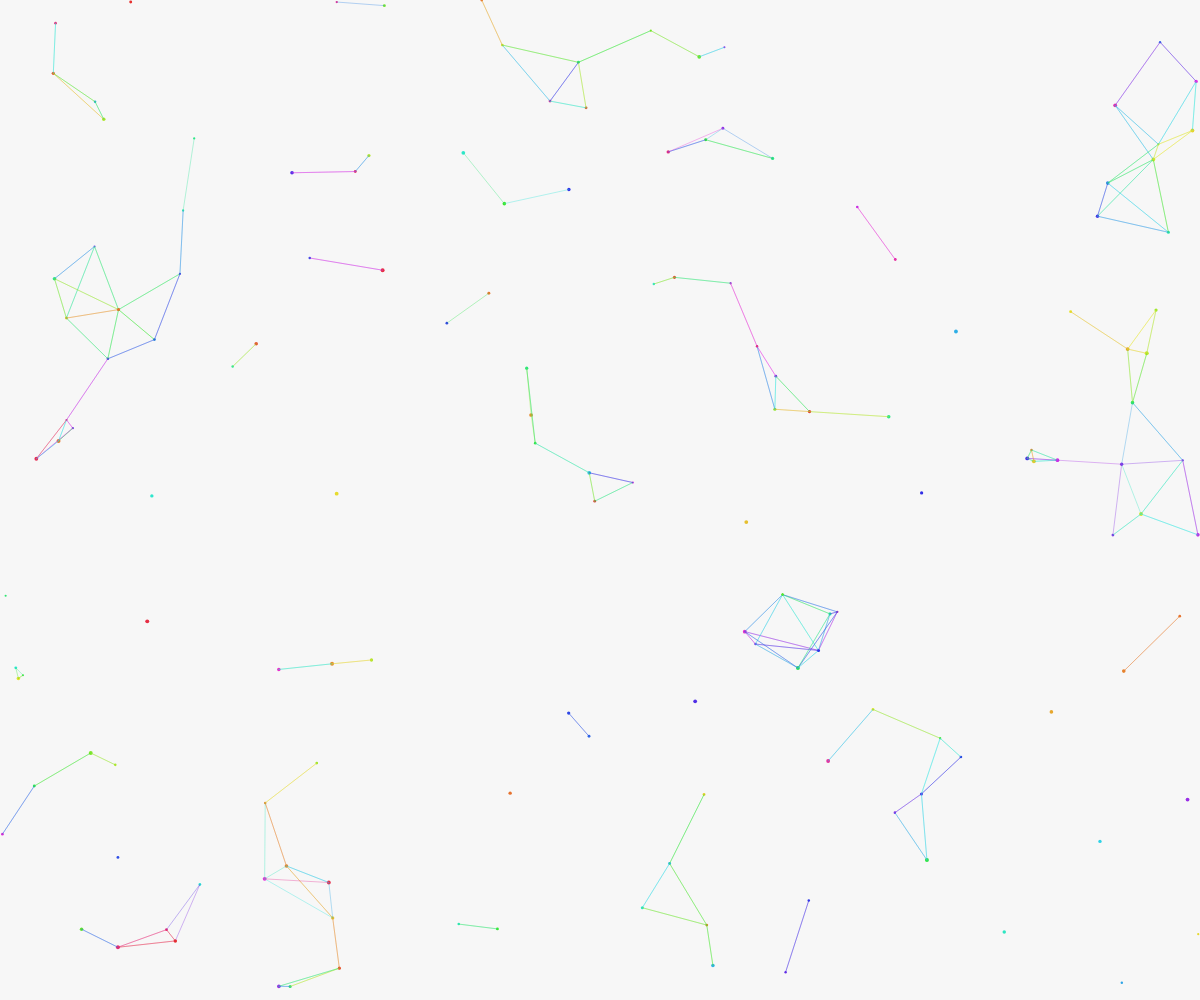
Frame 1 (no input)
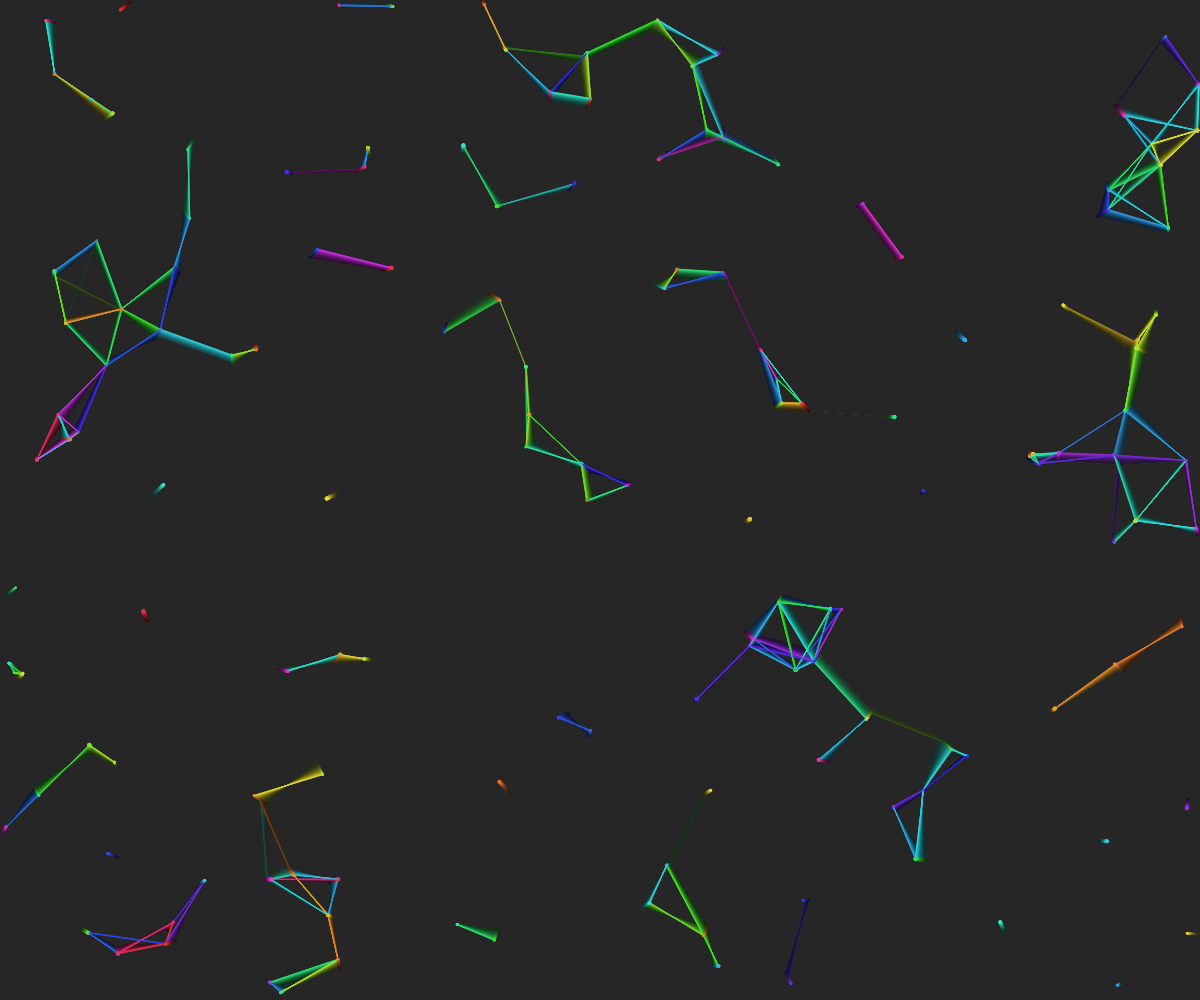
Frame 60 (no input)
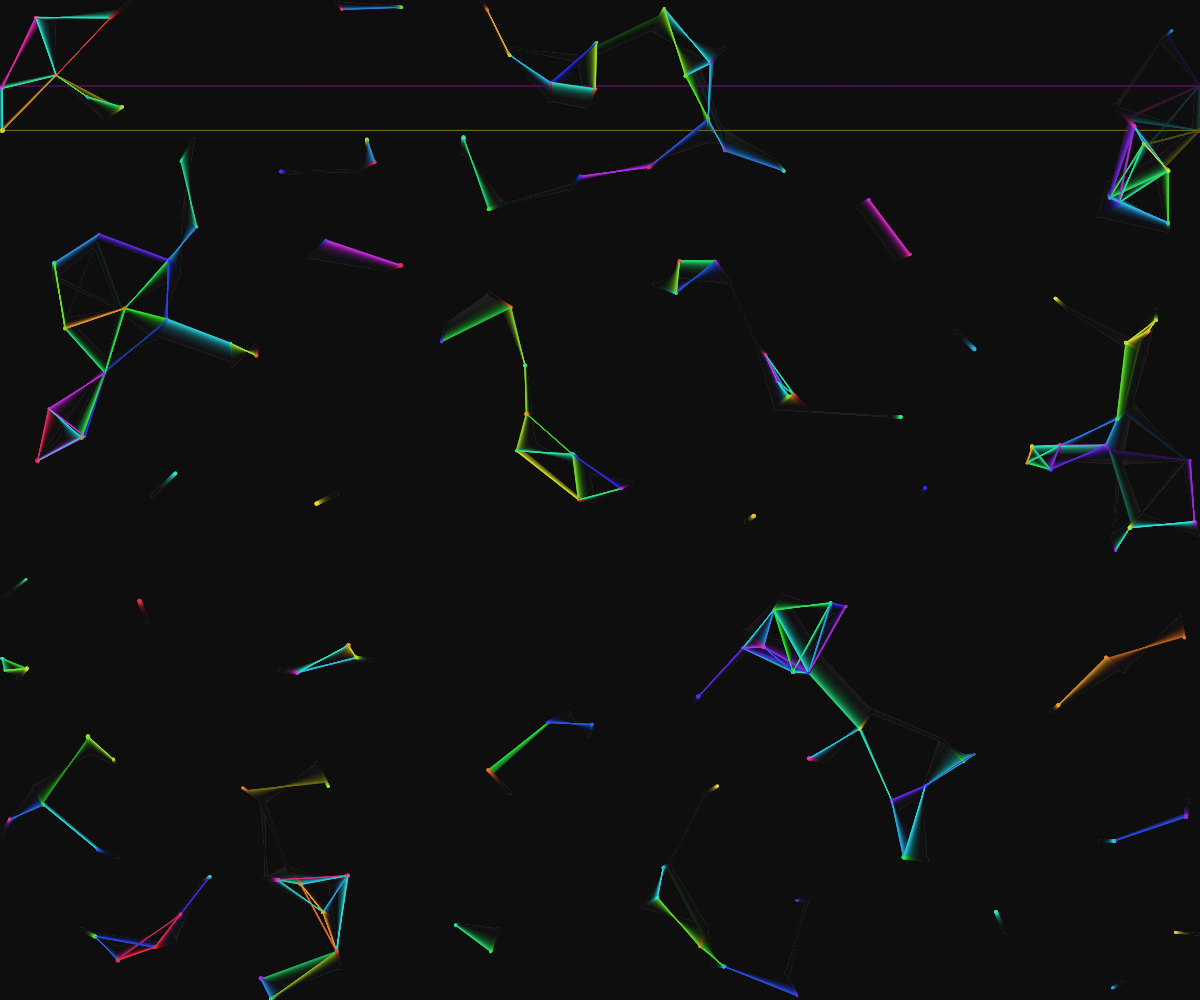
Frame 120 (the mouse pressed at the canvas centre since frame 60)

The p5.js sketch that drew these frames (run headless with seeded random() and noise() and a simulated clock; from frame 60 on, the mouse is pressed at the canvas centre):

// p5.js sketch
// ── sketch.js
let particles = [];
const particleCount = 150;
const connectionDistance = 80;
const attractionStrength = 0.03;
const repulsionStrength = 0.3;
const gridCellSize = 60;
let grid = [];
let triplePoints = [];

function setup() {
  createCanvas(windowWidth, windowHeight);
  colorMode(HSB, 360, 100, 100, 1);
  
  // Initialize particles
  for (let i = 0; i < particleCount; i++) {
    particles.push({
      x: random(width),
      y: random(height),
      vx: random(-0.2, 0.2),
      vy: random(-0.2, 0.2),
      hue: random(360),
      size: random(2, 4),
      history: []
    });
  }
  
  // Initialize grid
  let cols = ceil(width / gridCellSize);
  let rows = ceil(height / gridCellSize);
  for (let i = 0; i < cols; i++) {
    grid[i] = [];
    for (let j = 0; j < rows; j++) {
      grid[i][j] = [];
    }
  }
}

function draw() {
  background(0, 0, 0, 0.03);
  
  // Clear grid
  let cols = ceil(width / gridCellSize);
  let rows = ceil(height / gridCellSize);
  for (let i = 0; i < cols; i++) {
    for (let j = 0; j < rows; j++) {
      grid[i][j] = [];
    }
  }
  
  // Update and draw particles
  for (let i = particles.length - 1; i >= 0; i--) {
    let p = particles[i];
    
    // Apply velocity
    p.x += p.vx;
    p.y += p.vy;
    
    // Add to history for trail
    p.history.push({x: p.x, y: p.y});
    if (p.history.length > 10) {
      p.history.shift();
    }
    
    // Boundary check and wraparound
    if (p.x < 0) p.x = width;
    else if (p.x > width) p.x = 0;
    if (p.y < 0) p.y = height;
    else if (p.y > height) p.y = 0;
    
    // Update grid cell
    let col = floor(p.x / gridCellSize);
    let row = floor(p.y / gridCellSize);
    if (col >= 0 && col < cols && row >= 0 && row < rows) {
      grid[col][row].push(p);
    }
    
    // Draw trail
    stroke(p.hue, 80, 90, 0.5);
    strokeWeight(1);
    beginShape();
    for (let j = 0; j < p.history.length; j++) {
      vertex(p.history[j].x, p.history[j].y);
    }
    endShape();
    
    // Draw particle
    noStroke();
    fill(p.hue, 80, 90);
    ellipse(p.x, p.y, p.size);
  }
  
  // Connect particles based on proximity using grid
  let connections = [];
  
  for (let i = 0; i < particles.length; i++) {
    if (connections.length >= 300) break;
    
    let p1 = particles[i];
    let col = floor(p1.x / gridCellSize);
    let row = floor(p1.y / gridCellSize);
    
    // Check nearby cells
    for (let dx = -1; dx <= 1; dx++) {
      if (connections.length >= 300) break;
      for (let dy = -1; dy <= 1; dy++) {
        if (connections.length >= 300) break;
        
        let ncol = col + dx;
        let nrow = row + dy;
        
        if (ncol >= 0 && ncol < cols && nrow >= 0 && nrow < rows) {
          for (let p2 of grid[ncol][nrow]) {
            if (connections.length >= 300) break;
            
            // Skip same particle
            if (p1 === p2) continue;
            
            let dx = p1.x - p2.x;
            let dy = p1.y - p2.y;
            let distanceSq = dx * dx + dy * dy;
            let distance = sqrt(distanceSq);
            
            if (distance < connectionDistance && distance > 0) {
              connections.push({
                x1: p1.x,
                y1: p1.y,
                x2: p2.x,
                y2: p2.y,
                hue1: p1.hue,
                hue2: p2.hue
              });
            }
          }
        }
      }
    }
  }
  
  // Draw connections with color blending
  for (let conn of connections) {
    let blend = (conn.hue1 + conn.hue2) / 2;
    stroke(blend, 80, 90, 0.7);
    strokeWeight(0.5);
    line(conn.x1, conn.y1, conn.x2, conn.y2);
  }
  
  // Triple confluence detection and visualization
  triplePoints = [];
  
  for (let i = 0; i < particles.length && triplePoints.length < 20; i++) {
    if (triplePoints.length >= 20) break;
    
    let p1 = particles[i];
    let col = floor(p1.x / gridCellSize);
    let row = floor(p1.y / gridCellSize);
    let nearby = [];
    
    // Check nearby cells
    for (let dx = -1; dx <= 1; dx++) {
      if (triplePoints.length >= 20) break;
      for (let dy = -1; dy <= 1; dy++) {
        if (triplePoints.length >= 20) break;
        
        let ncol = col + dx;
        let nrow = row + dy;
        
        if (ncol >= 0 && ncol < cols && nrow >= 0 && nrow < rows) {
          for (let p2 of grid[ncol][nrow]) {
            if (p1 === p2) continue;
            
            let dx = p1.x - p2.x;
            let dy = p1.y - p2.y;
            let distance = sqrt(dx * dx + dy * dy);
            
            if (distance < connectionDistance) {
              nearby.push(p2);
            }
          }
        }
      }
    }
    
    // Look for triple confluence
    if (nearby.length >= 2) {
      for (let k = 0; k < nearby.length - 1 && triplePoints.length < 20; k++) {
        for (let l = k + 1; l < nearby.length && triplePoints.length < 20; l++) {
          let p2 = nearby[k];
          let p3 = nearby[l];
          
          // Check if the three particles form a stable triangle
          let dx1 = p1.x - p2.x;
          let dy1 = p1.y - p2.y;
          let dx2 = p1.x - p3.x;
          let dy2 = p1.y - p3.y;
          
          let dist1 = sqrt(dx1 * dx1 + dy1 * dy1);
          let dist2 = sqrt(dx2 * dx2 + dy2 * dy2);
          
          if (abs(dist1 - dist2) < 5) {
            triplePoints.push({
              x: p1.x,
              y: p1.y,
              hue1: p1.hue,
              hue2: p2.hue,
              hue3: p3.hue
            });
            
            // Draw a small indicator at triple confluence point
            stroke(p1.hue, 80, 90, 0.8);
            strokeWeight(2);
            point(p1.x, p1.y);
          }
        }
      }
    }
  }
}

function windowResized() {
  resizeCanvas(windowWidth, windowHeight);
}
